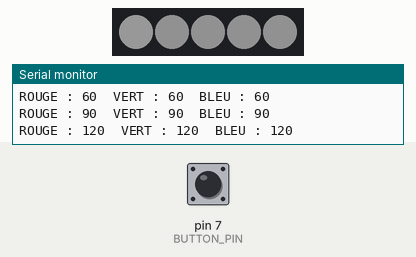
Bench run of a sketch on a simulated Arduino Uno, built with avr-gcc and run on an emulated ATmega328P. On the bench: 5 RGB LEDs in strip order, left to right, the last lines printed to the serial monitor. The inputs (shaded band) are chosen by the test bench; at power-on: pin 7 (BUTTON_PIN) LOW. Dim RGB values are drawn brighter than linear.

Above: at 2.3 s.
2.4 s: pin 7 (BUTTON_PIN) pulled HIGH for 0.9 s
At 3.08 s:
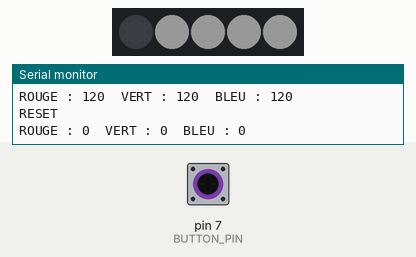
5.1 s: pin 7 (BUTTON_PIN) pulled HIGH for 0.9 s
At 5.49 s:
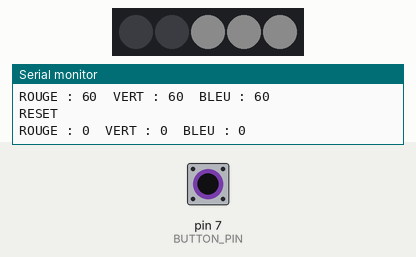
Timing chart, 0 to 13.5 s (numbered marks = the images above; inputs shaded):
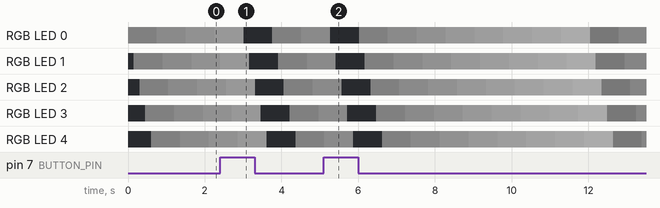

Measured:
- after the input at 2.4 s, the LEDs: first differ from a run without the input after 0.61 s (image 1)
- after the input at 5.1 s, the LEDs: first differ from a run without the input after 0.17 s (image 2 shows a later state)

The sketch:

base_led.ino
```cpp
#include <Adafruit_NeoPixel.h>

#define LED_PIN    A0
#define LED_COUNT  5
#define BUTTON_PIN 7

int buttonState = 0;         // variable for reading the pushbutton status

uint8_t rValue = 30;
uint8_t gValue = 30;
uint8_t bValue = 30;

Adafruit_NeoPixel strip(LED_COUNT, LED_PIN, NEO_GRB + NEO_KHZ800);

void setup()
{
  strip.begin();           // INITIALIZE NeoPixel strip object (REQUIRED)
  strip.show();            // Turn OFF all pixels ASAP
  strip.setBrightness(50); // Set BRIGHTNESS to about 1/5 (max = 255)
  pinMode(BUTTON_PIN, INPUT);
  Serial.begin(9600);
}

void print_info()
{
    Serial.print(F("ROUGE : "));
    Serial.print(rValue);
    Serial.print(F("\tVERT : "));
    Serial.print(gValue);
    Serial.print(F("\tBLEU : "));
    Serial.println(bValue);
}

void modify_color()
{
  rValue = (rValue + 30);
  gValue = (gValue + 30);
  bValue = (bValue + 30);
}

void reset_color()
{
  Serial.println("RESET");
  rValue = 0;
  gValue = 0;
  bValue = 0;
}

void set_led_color()
{
    int32_t color = strip.Color(rValue, gValue, bValue);
    for(int i=0; i<strip.numPixels(); i++)
    {
      strip.setPixelColor(i, color);
      strip.show();
      delay(150);
    }
}

void loop()
{
    buttonState = digitalRead(BUTTON_PIN);
    if (buttonState)
    {
      reset_color();
    }
    print_info();
    set_led_color();
    modify_color();
}
```
